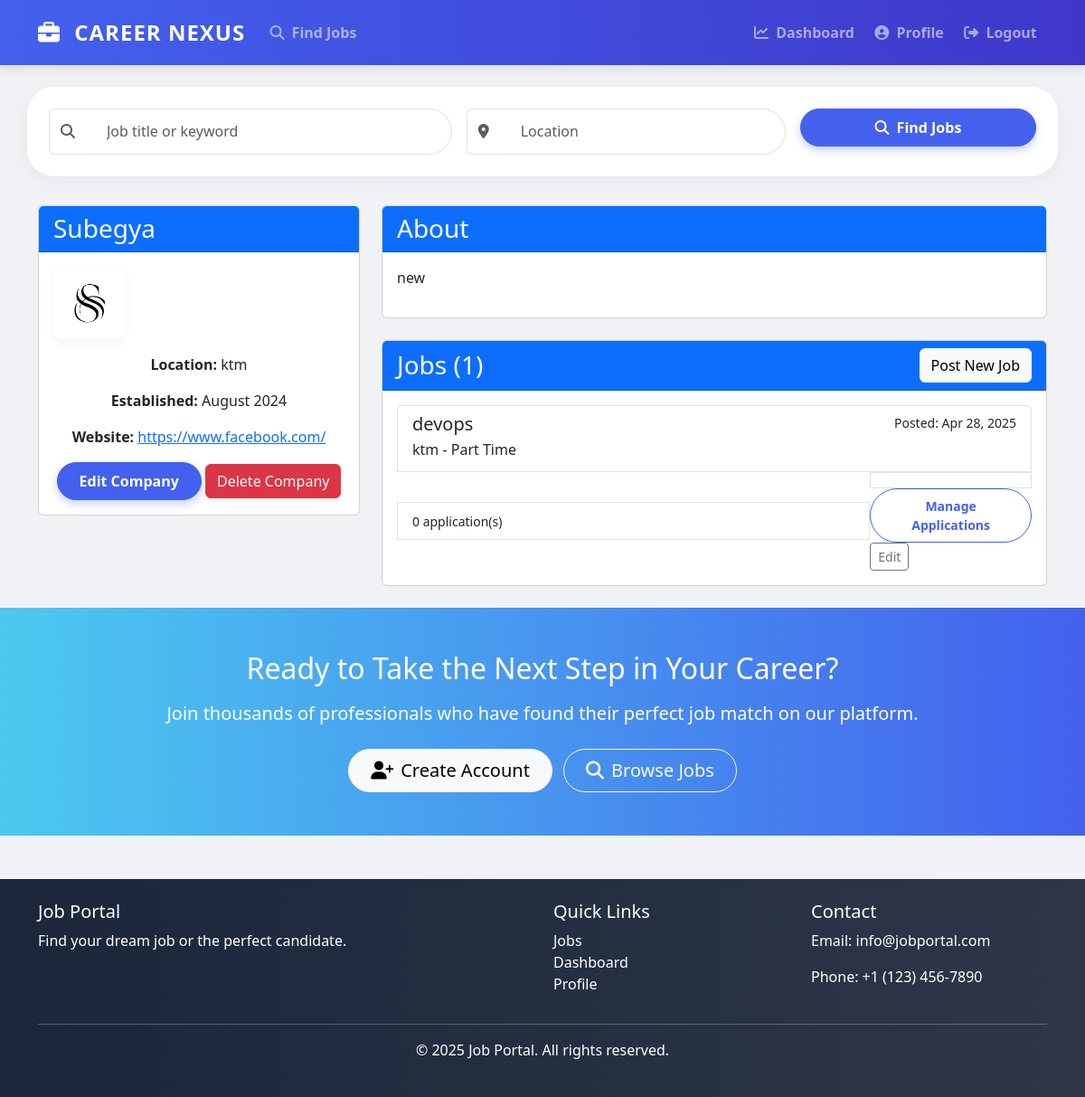
The page /companies/2/ (signed in) on the database its author committed.
### companies/models.py (models this page shows, shortened)
class Company(models.Model):
    name = models.CharField(max_length=100)
    owner = models.ForeignKey(User, on_delete=models.CASCADE, related_name='companies')
    logo = models.ImageField(upload_to='company_logos/', blank=True, null=True)
    description = models.TextField()
    website = models.URLField(blank=True, null=True)
    location = models.CharField(max_length=100)
    established_date = models.DateField(blank=True, null=True)
    class Meta:
        verbose_name_plural = "Companies"

### jobs/models.py (models this page shows, shortened)
class Job(models.Model):
    JOB_TYPE_CHOICES = [
        ('full_time', 'Full Time'),
        ('part_time', 'Part Time'),
        ('contract', 'Contract'),
        ('internship', 'Internship'),
        ('remote', 'Remote'),
    ]
    title = models.CharField(max_length=100)
    company = models.ForeignKey(Company, on_delete=models.CASCADE, related_name='jobs')
    category = models.ForeignKey(Category, on_delete=models.SET_NULL, null=True, related_name='jobs')
    description = models.TextField()
    requirements = models.TextField()
    salary_min = models.IntegerField(blank=True, null=True)
    salary_max = models.IntegerField(blank=True, null=True)
    location = models.CharField(max_length=100)
    job_type = models.CharField(max_length=20, choices=JOB_TYPE_CHOICES)
    posted_by = models.ForeignKey(User, on_delete=models.CASCADE, related_name='posted_jobs')
    created_at = models.DateTimeField(auto_now_add=True)
    deadline = models.DateField()
    is_active = models.BooleanField(default=True)

### companies/views.py (the view)
# urls.py: path('<int:pk>/', views.company_detail, name='company_detail'),
@login_required
def company_detail(request, pk):
    company = get_object_or_404(Company, pk=pk)
    jobs = company.jobs.all()
    return render(request, 'companies/company_detail.html', {'company': company, 'jobs': jobs})

### templates/companies/company_detail.html (shortened to what this page needs)
{% extends 'base.html' %}
{% block content %}
<div class="row">
    <div class="col-md-4">
        <div class="card mb-4">
            <div class="card-header bg-primary text-white">
                <h3 class="mb-0">{{ company.name }}</h3>
            </div>
            <div class="card-body text-center">
                {% if company.logo %}
                    <img src="{{ company.logo.url }}" alt="{{ company.name }} Logo" class="company-logo mb-3">
                {% else %}
                    <img src="https://via.placeholder.com/100" alt="Company Logo" class="company-logo mb-3">
                {% endif %}
                <p><strong>Location:</strong> {{ company.location }}</p>
                {% if company.established_date %}
                    <p><strong>Established:</strong> {{ company.established_date|date:"F Y" }}</p>
                {% endif %}
                {% if company.website %}
                    <p><strong>Website:</strong> <a href="{{ company.website }}" target="_blank">{{ company.website }}</a></p>
                {% endif %}
                <div class="mt-3">
                    <a href="{% url 'company_update' company.pk %}" class="btn btn-primary">Edit Company</a>
                    <a href="{% url 'company_delete' company.pk %}" class="btn btn-danger">Delete Company</a>
                </div>
            </div>
        </div>
    </div>
    <div class="col-md-8">
        <div class="card mb-4">
            <div class="card-header bg-primary text-white">
                <h3 class="mb-0">About</h3>
            </div>
            <div class="card-body">
                <p>{{ company.description }}</p>
            </div>
        </div>
        <div class="card">
            <div class="card-header bg-primary text-white d-flex justify-content-between align-items-center">
                <h3 class="mb-0">Jobs ({{ jobs.count }})</h3>
                <a href="{% url 'job_create' %}" class="btn btn-light">Post New Job</a>
            </div>
            <div class="card-body">
                {% if jobs %}
                    <div class="list-group">
                        {% for job in jobs %}
                            <a href="{% url 'job_detail' job.pk %}" class="list-group-item list-group-item-action">
                                <div class="d-flex w-100 justify-content-between">
                                    <h5 class="mb-1">{{ job.title }}</h5>
                                    <small>Posted: {{ job.created_at|date:"M d, Y" }}</small>
                                </div>
                                <p class="mb-1">{{ job.location }} - {{ job.get_job_type_display }}</p>
                                <div class="d-flex justify-content-between align-items-center">
                                    <small>{{ job.applications.count }} application(s)</small>
                                    <div>
                                        <a href="{% url 'manage_applications' job.pk %}" class="btn btn-sm btn-outline-primary">Manage Applications</a>
                                        <a href="{% url 'job_update' job.pk %}" class="btn btn-sm btn-outline-secondary">Edit</a>
                                    </div>
                                </div>
                            </a>
                        {% endfor %}
                    </div>
                {% else %}
                    <p>No jobs posted for this company yet.</p>
                    <a href="{% url 'job_create' %}" class="btn btn-primary">Post a Job</a>
                {% endif %}
            </div>
        </div>
    </div>
</div>
{% endblock %}

### templates/base.html (style rules this page uses)
:root { --primary-color: #4361ee; --secondary-color: #3f37c9; --accent-color: #4cc9f0; --dark-color: #1b263b; --light-color: #f8f9fa; }
body { font-family: 'Segoe UI', Tahoma, Geneva, Verdana, sans-serif; background-color: #f0f2f5; }
.company-logo { width: 80px; height: 80px; display: flex; align-items: center; justify-content: center; background-color: #f8f9fa; border-radius: 10px; box-shadow: 0 4px 10px rgba(0,0,0,0.05); font-size: 2rem; color: var(--primary-color); }
.btn-primary { background-color: var(--primary-color); border-color: var(--primary-color); border-radius: 30px; padding: 0.5rem 1.5rem; font-weight: 600; box-shadow: 0 4px 10px rgba(67, 97, 238, 0.3); }
.btn-outline-primary { color: var(--primary-color); border-color: var(--primary-color); border-radius: 30px; padding: 0.5rem 1.5rem; font-weight: 600; }

### rows shown on the page
Company: name "Subegya", logo (picture), location "ktm", established_date "August 2024", website "https://www.facebook.com/", description "new", count "1"
Job: title "devops", created_at "Apr 28, 2025", location "ktm", job_type "Part Time", applications.count "0"
